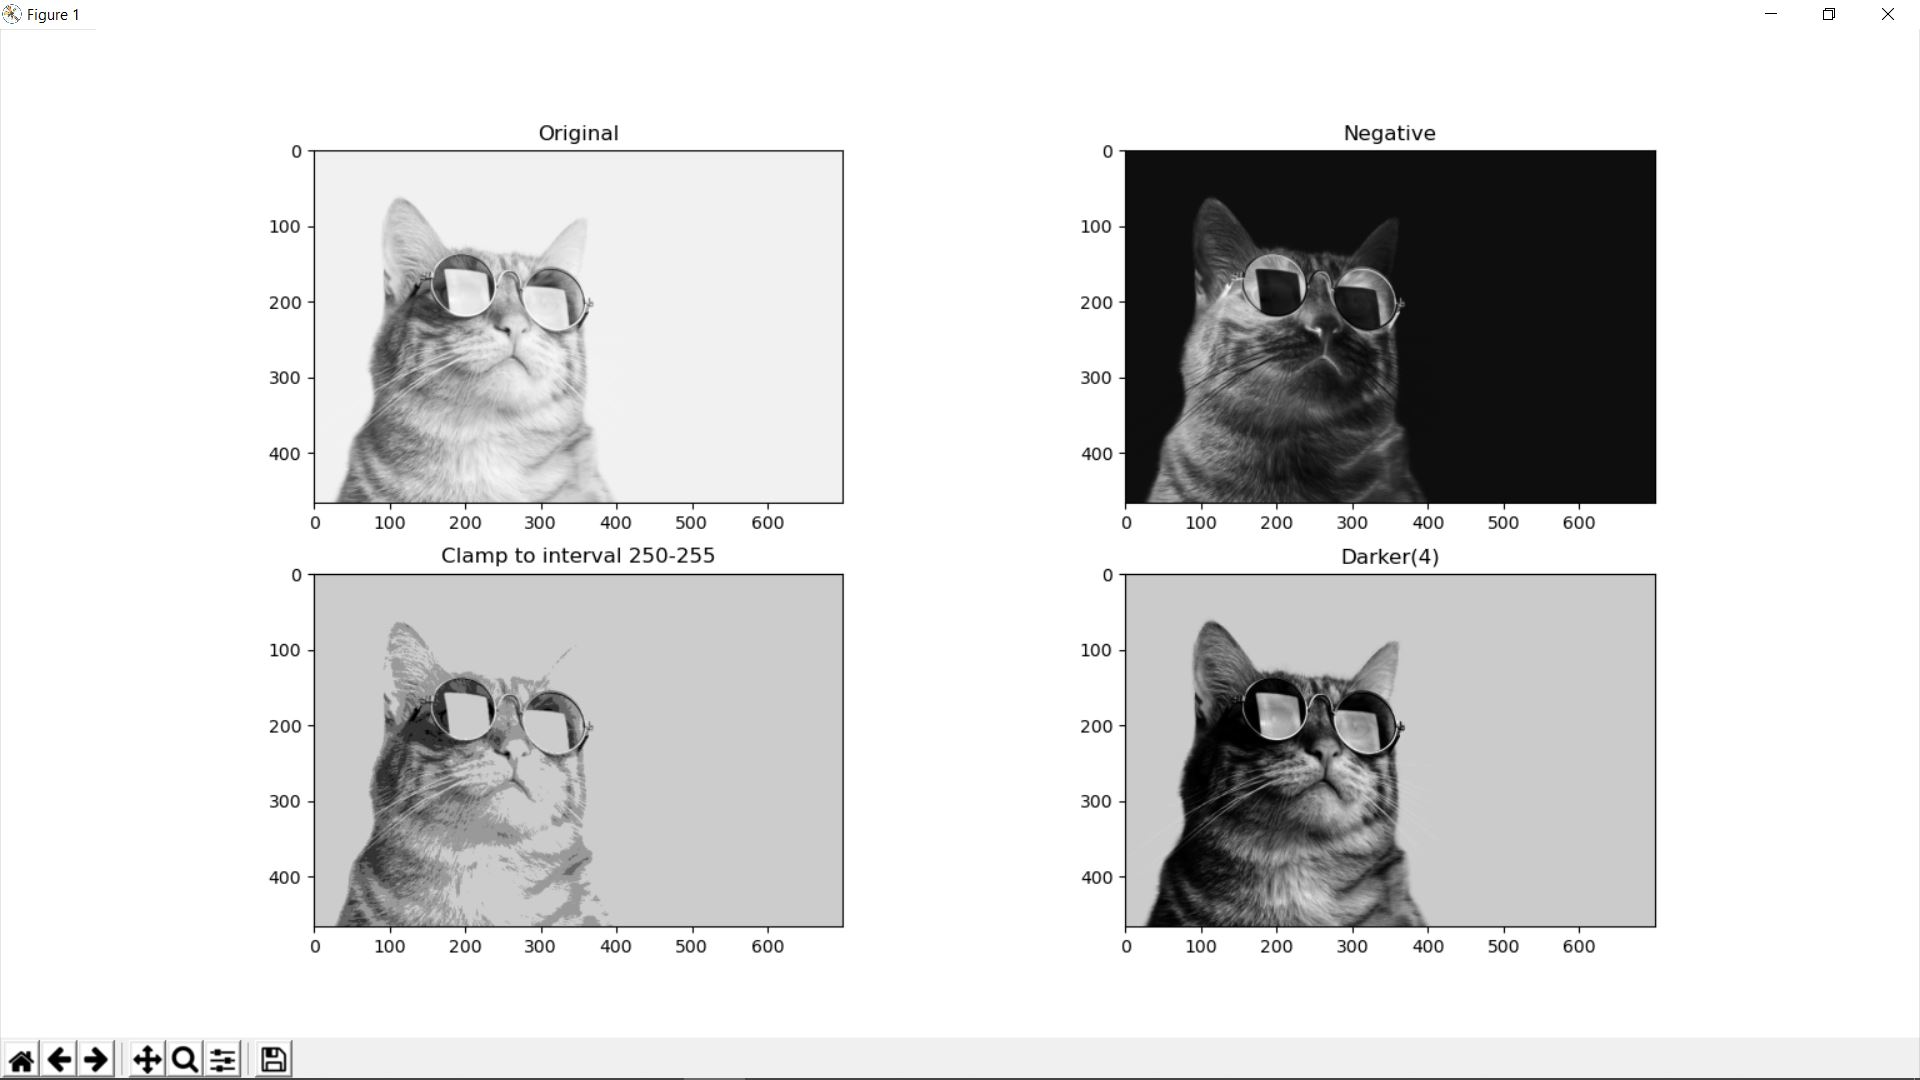

The script that drew this image:
from PIL import Image
from pylab import *
from sys import argv

def get_negative(im):
	return 255 - im

def get_clamp_to_interval(im, limit_left, limit_right):
	return ((limit_right - limit_left) / 255 * im + limit_left).astype(np.uint8)

def get_darker(im, k):
	return (255 * (im / 255) ** k).astype(np.uint8)


if __name__ == '__main__':
	im_link = './images/p3.jpg'
	if len(argv) > 1:
		im_link = './images/' + argv[1]
	im = array(Image.open(im_link).convert('L'))

	figure(figsize=(15, 15))

	subplot(2, 2, 1, title='Original')
	imshow(im)
	gray()

	subplot(2, 2, 2, title='Negative')
	imshow(get_negative(im))
	
	subplot(2, 2, 3, title='Clamp to interval 250-255')
	imshow(get_clamp_to_interval(im, 250, 255))
	
	subplot(2, 2, 4, title='Darker(4)')
	imshow(get_darker(im, 4))
	show()
